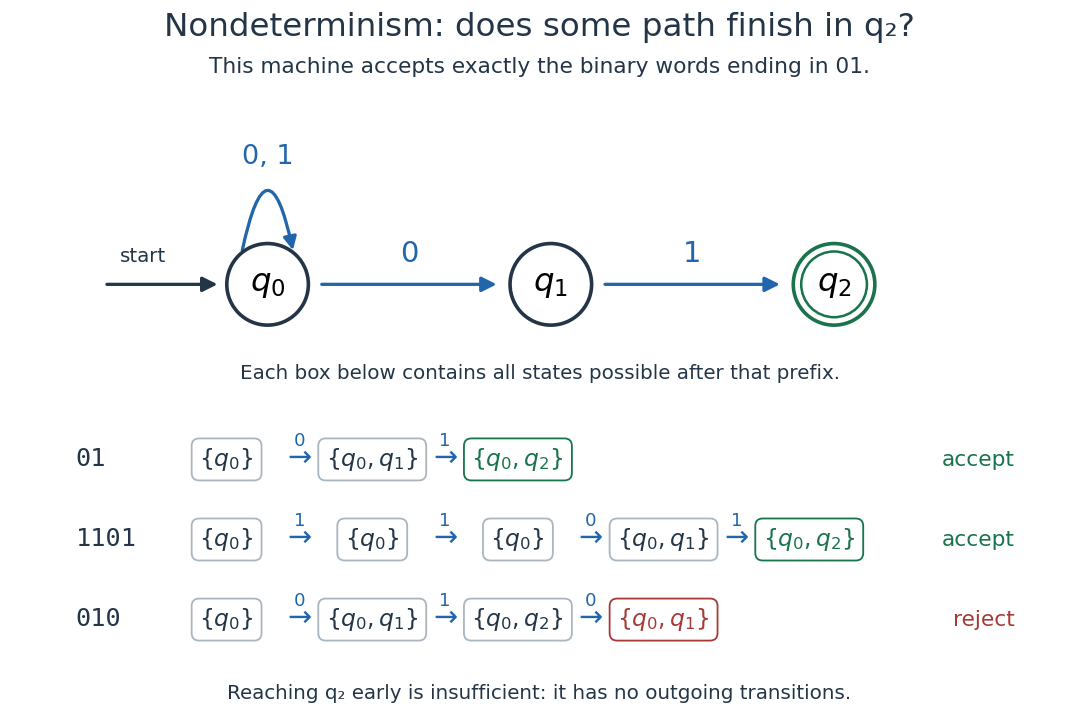

Write Python code to recreate this figure.
"""Draw an NFA for words ending in 01; write the basename PNG to cwd.

Tested with Python 3.14 and matplotlib 3.10; uses only stdlib/matplotlib.
"""

from itertools import product
from pathlib import Path

import matplotlib

matplotlib.use("Agg")
import matplotlib.pyplot as plt
from matplotlib.patches import Circle, FancyArrowPatch


TRANSITIONS = {(0, "0"): {0, 1}, (0, "1"): {0}, (1, "1"): {2}}


def trace(word):
    states = [{0}]
    for digit in word:
        states.append(set().union(*(TRANSITIONS.get((q, digit), set())
                                   for q in states[-1])))
    return states


def verify():
    reachable = set()
    accepted = 0
    for length in range(9):
        for digits in product("01", repeat=length):
            word = "".join(digits)
            states = trace(word)
            assert (2 in states[-1]) == word.endswith("01"), (word, states)
            reachable.update(frozenset(s) for s in states)
            accepted += 2 in states[-1]
    assert reachable == {frozenset({0}), frozenset({0, 1}), frozenset({0, 2})}
    assert accepted == 127
    print("Verified all 511 words; 127 end in 01; reachable subsets:",
          sorted(tuple(sorted(s)) for s in reachable))


def main():
    verify()
    ink, blue, green, red = "#233546", "#2166ac", "#19734b", "#a53b36"
    fig = plt.figure(figsize=(8.3, 5.6), dpi=130, facecolor="white")
    ax = fig.add_axes((0.08, 0.48, 0.84, 0.36))
    ax.set(xlim=(-0.9, 7.1), ylim=(-0.75, 1.4), aspect="equal")
    ax.axis("off")
    centers = [(0.7, 0), (3.2, 0), (5.7, 0)]
    for source, target, digit in [(0, 1, "0"), (1, 2, "1")]:
        start, end = centers[source], centers[target]
        ax.add_patch(FancyArrowPatch(start, end, arrowstyle="-|>",
                                    mutation_scale=17, shrinkA=30, shrinkB=30,
                                    linewidth=1.8, color=blue))
        ax.text((start[0] + end[0]) / 2, 0.20, digit,
                ha="center", fontsize=16, color=blue)
    x, y = centers[0]
    ax.add_patch(FancyArrowPatch((x - 0.23, y + 0.27), (x + 0.23, y + 0.27),
                                arrowstyle="-|>", mutation_scale=15,
                                connectionstyle="arc3,rad=-2.4",
                                linewidth=1.8, color=blue))
    ax.text(x, 1.06, "0, 1", fontsize=15, ha="center", color=blue)
    ax.add_patch(FancyArrowPatch((-0.75, 0), (0.29, 0), arrowstyle="-|>",
                                mutation_scale=17, linewidth=1.8, color=ink))
    ax.text(-0.40, 0.20, "start", ha="center", fontsize=11, color=ink)
    for state, (x, y) in enumerate(centers):
        ax.add_patch(Circle((x, y), 0.36, facecolor="white",
                            edgecolor=green if state == 2 else ink,
                            linewidth=2, zorder=3))
        if state == 2:
            ax.add_patch(Circle((x, y), 0.29, fill=False,
                                edgecolor=green, linewidth=1.4, zorder=4))
        ax.text(x, y, rf"$q_{state}$", fontsize=18, ha="center", va="center", zorder=5)
    fig.text(0.5, 0.95, "Nondeterminism: does some path finish in q₂?", ha="center",
             fontsize=18, color=ink)
    fig.text(0.5, 0.90, "This machine accepts exactly the binary words ending in 01.",
             ha="center", fontsize=12, color=ink)
    fig.text(0.5, 0.48, "Each box below contains all states possible after that prefix.",
             ha="center", fontsize=11, color=ink)
    rows = [("01", 0.36), ("1101", 0.25), ("010", 0.14)]
    for word, y in rows:
        states = trace(word)
        final_color = green if 2 in states[-1] else red
        fig.text(0.07, y, word, fontsize=14, color=ink, family="monospace")
        x_positions = [0.21 + 0.135 * k for k in range(len(states))]
        for k, (x, state_set) in enumerate(zip(x_positions, states)):
            label = r"$\{" + ",".join(f"q_{q}" for q in sorted(state_set)) + r"\}$"
            fig.text(x, y, label, ha="center", fontsize=13,
                     color=final_color if k == len(states) - 1 else ink,
                     bbox={"boxstyle": "round,pad=0.32", "facecolor": "white",
                           "edgecolor": final_color if k == len(states) - 1 else "#abb5bf"})
            if k:
                midpoint = (x_positions[k - 1] + x) / 2
                fig.text(midpoint, y, "→", fontsize=16, ha="center", color=blue)
                fig.text(midpoint, y + 0.028, word[k - 1], fontsize=10,
                         ha="center", color=blue)
        fig.text(0.94, y, "accept" if 2 in states[-1] else "reject",
                 ha="right", fontsize=12, color=final_color)
    fig.text(0.5, 0.04, "Reaching q₂ early is insufficient: it has no outgoing transitions.",
             ha="center", fontsize=11, color=ink)
    fig.savefig(Path.cwd() / "nondeterministic-suffix-traces.png",
                facecolor="white", transparent=False)
    plt.close(fig)


if __name__ == "__main__":
    main()
